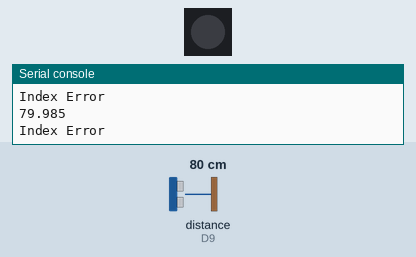
Bench run of a program on a simulated CircuitPython board. Parts: 1 RGB LEDs in strip order, left to right, the last lines printed to the serial console. Inputs (shaded band) come from the test bench; at power-on: distance to the obstacle (sensor on D9) 80 cm. The echo pulse lasts 58.3 µs per cm; dim RGB values are drawn brighter than linear.

Above: at 1.2 s.
1.3 s: distance to the obstacle (sensor on D9) set to 2 cm
At 2.2 s:
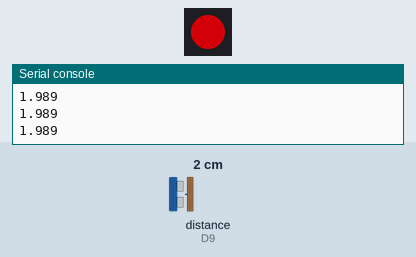
2.8 s: distance to the obstacle (sensor on D9) set to 9 cm
At 3.2 s:
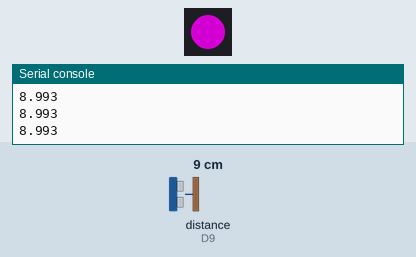
4.3 s: distance to the obstacle (sensor on D9) set to 18 cm
At 5.7 s:
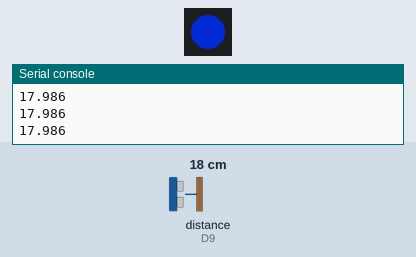
Timing chart, 0 to 7.3 s (numbered marks = the images above; inputs shaded):
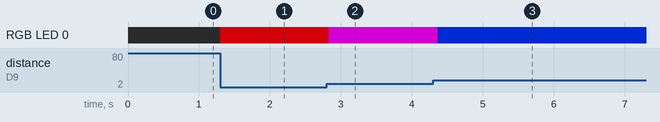

Measured:
- after the input at 1.3 s, RGB LED 0: off → RGB(127, 0, 5) at once
- after the input at 2.8 s, RGB LED 0: RGB(127, 0, 5) → RGB(127, 0, 127) at once
- after the input at 4.3 s, RGB LED 0: RGB(127, 0, 127) → RGB(0, 25, 127) after 0.07 s

The program:

distanceSensor.py
```python
import board, neopixel
import adafruit_hcsr04
import time

trig = board.D8
echo = board.D9
sensor = adafruit_hcsr04.HCSR04(trig, echo)
led = neopixel.NeoPixel(board.NEOPIXEL, 1, brightness=0.5)

# Creates a list of the necessary range of colors by looping through the increasing/decreasing variables
colorList=[]
for b in range(0,256,10): # (255,0,0)-(255,0,255)
    colorList.append((255,0,b))
for r in range(255,-1,-10): # (255,0,255)-(0,0,255)
    colorList.append((r,0,255)) # Crashes here(at element 350) on m0
    print(len(colorList))
for g in range(0,256,10): # (0,0,255)-(0,255,255)
    colorList.append((0,g,255))
for b in range(255,-1,-10): # (0,255,255)-(0,255,0)
    colorList.append((0,255,b))

print(len(colorList))

while True:
    try:
        scaledDistance = (104/30) * sensor.distance-5 # converts distance into array index
        print(sensor.distance)

        led[0] = colorList[int(scaledDistance)] # int because division results in a float
        time.sleep(0.1)
    except IndexError:
        print("Index Error") # Errors if sensor times out or index out of bounds
    except RuntimeError:
        print("Timed Out")
```
